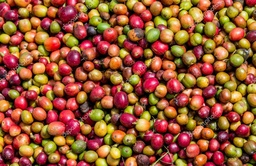
#> input picture Imagen granos de café 1.jpg, 256 x 166 px, shrunk from 1598 x 1038 before the run
$ jupyter execute --allow-errors Agrupamiento_granos_de_cafe.ipynb   (shell and % lines are left out)
#> lines starting #> are read from the running program, lines starting #| are printed output that depends on the picture
<h1>
** AGRUPAMIENTO EN IMÁGENES DE GRANOS DE CAFÉ **
</h1>

<hr>

<h1>
** Descripción del problema: **

Una producción de calidad para el café se asegura cuando los granos seleccionados están en buenas condiciones de maduración, se desea determinar este estado a partir del color, para esto se hace uso de la técnica de aprendizaje no supervisado Kmeans a partir de imágenes.
</h1>

<hr>

<h1>
0. Importar las imágenes desde Google Drive y las librería necesarias de python
</h1>

<hr>

[cell 1]
# montar el Google drive
from google.colab import drive
drive.mount('/content/drive', force_remount=True)

[cell 2]
import numpy as np
import pandas as pd
import matplotlib.pyplot as plt
import cv2 as cv
from sklearn.cluster import KMeans
from sklearn.metrics import pairwise_distances_argmin
from sklearn.utils import shuffle
from time import time

from mpl_toolkits.mplot3d import Axes3D
plt.rcParams['figure.figsize'] = (12, 5)
plt.style.use('ggplot')

<h1>
1. Cargar imágenes y aplicar el preprocesamiento
</h1>

<hr>

[cell 3]
# Cargar las imágenes

original_img = plt.imread(r"Imagen granos de café 1.jpg")
#> original_img is the input picture: shape (166, 256, 3); mean R, G, B 150.2, 86.9, 51.8

plt.grid(False)
plt.imshow(original_img)


# Comprobar que la imágen esté en canal de colores RGB
print('Se muestran las dimensiones de la imagen (ancho, alto, canales): ', original_img.shape)
#| Se muestran las dimensiones de la imagen (ancho, alto, canales):  (166, 256, 3)
print('El canal de color RGB tiene valores entre 0-255 en este caso tenemos mínimo {} y máximo {}'.format(np.min(original_img),np.max(original_img)), '\n\n')
#| El canal de color RGB tiene valores entre 0-255 en este caso tenemos mínimo 0 y máximo 255

Se normaliza la imagen para obtener valores entre 0 y 1, así es más rápido y preciso el entrenamiento no supervisado.

Dado que la imágen tiene dimensiones (ancho, alto, canales) se debe reducir la imágen a las siguientes dimensiones ( ancho*alto, canales) para poder ingresarla al algoritmo de kmeans

[cell 4]
img = np.array(original_img, dtype=np.float64) / 255

w, h, d = original_shape = tuple(img.shape)
#> w = 166; h = 256; d = 3; original_shape = (166, 256, 3)

assert d == 3
image_array = np.reshape(img, (w * h, d))

print(image_array.shape)
#| (42496, 3)

<h1>
2. Encontrar el número de clusters (k) óptimo para este problema
</h1>

<hr>

 - **Curva de Elbow:** Este método utiliza los valores de la inercia obtenidos tras aplicar el K-means a diferente número de Clusters (desde 1 a N Clusters), siendo la inercia la suma de las distancias al cuadrado de cada objeto del Cluster a su centroide:

  Una vez obtenidos los valores de la inercia tras aplicar el K-means de 1 a N Clusters, representamos en una gráfica lineal la inercia respecto del número de Clusters. En esta gráfica se debería de apreciar un cambio brusco en la evolución de la inercia, teniendo la línea representada una forma similar a la de un brazo y su codo. El punto en el que se observa ese cambio brusco en la inercia nos dirá el número óptimo de Clusters a seleccionar para ese data set; o dicho de otra manera: el punto que representaría al codo del brazo será el número óptimo de Clusters para ese data set.

<center> </center>

 - **Estadístico de GAP:**  Corresponde a un método numérico que calcula los valores de kmeans y compara el crecimiento de la pendiente buscando el valor donde este empieza a disminuir, así selecciona el valor de k óptimo.

[cell 5]
t0 = time()

Nc = range(1, 20)

kmeans = [KMeans(n_clusters=i) for i in Nc]
kmeans

score = [kmeans[i].fit(image_array).score(image_array) for i in range(len(kmeans))]
#> score = [-7046.8, -2758.5, -1817.3, -1443.9, -1186.7, -1019.2, -886.8, -806.3, -740.2, -694.7, -651, -609, -577.7, -543, -516.7, -500.9, -472.3, -454.7, -439]
score

plt.plot(Nc,score)
plt.xlabel('Número de Clusters K')
plt.ylabel('Score')
plt.title('Curva de Elbow')
plt.show()
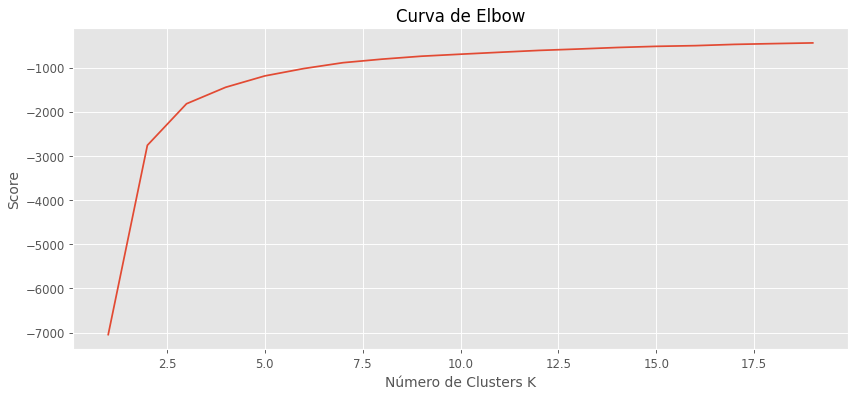
#> figure drawn by matplotlib, 1 panel; curve peaks at x = 19, y = -439

print("\nTiempo de procesamiento curva de Elbow:  %0.3fs." % (time() - t0))

Mediante el estadístico de GAP obtenemos el k

[cell 6]
t0 = time()

data = image_array
nrefs = 1
maxClusters = 10

gaps = np.zeros((len(range(1, maxClusters)),))
resultsdf = pd.DataFrame({'clusterCount': [], 'gap': []})
#> (the rest of this cell did not finish here and is left out)

<h1>
3. Entrenar el modelo con el número de clusters hallado
</h1>

<hr>

Se considera que para este problema es necesario un valor un poco superior a la k hallada por el estadístico de GAP, con k = 10 se obteniene un buen funcionamiento

[cell 7]
k = 10

[cell 8]
t0 = time()

image_array_sample = shuffle(image_array, random_state=0)[:1000]
#> image_array_sample = 1000 rows, first 8: [0.78, 0.471, 0.247], [0.784, 0.745, 0.263], [0.753, 0.635, 0.282], [0.702, 0.557, 0.098], [0.545, 0.0353, 0.129], [0.741, 0.506, 0.31], [0.333, 0.204, 0.0824], [0.518, 0.537, 0.169]
kmeans = KMeans(n_clusters=k, random_state=0).fit(image_array_sample)

print("Tiempo de clusterizacion mediante Kmeans:  %0.3fs." % (time() - t0))

Predicción de los colores en la imágen Kmeans

[cell 9]
t0 = time()

labels = kmeans.predict(image_array)

print("Tiempo de predicción en Kmeans:  %0.3fs." % (time() - t0))

Se eligen k colores aleatorios en la imágen original para comparar la diferencia entre la técnica de clusterización mediante Kmeans y la simple elección de colores sin una técnica específica

[cell 10]
codebook_random = shuffle(image_array, random_state=0)[:k]
#> codebook_random = [[0.78, 0.471, 0.247], [0.784, 0.745, 0.263], [0.753, 0.635, 0.282], [0.702, 0.557, 0.098], [0.545, 0.0353, 0.129], [0.741, 0.506, 0.31], [0.333, 0.204, 0.0824], [0.518, 0.537, 0.169], [0.561, 0.271, 0.133], [0.561, 0.184, 0.137]]

t0 = time()
labels_random = pairwise_distances_argmin(codebook_random, image_array, axis=0)

print("Tiempo de clusterización con selección aleatoria:  %0.3fs." % (time() - t0))

Se debe reconstruir la imágen en el formato RGB para visualizarla

[cell 11]
def recreate_image(codebook, labels, w, h):
    """Recreate the (compressed) image from the code book & labels"""
#> called with codebook = array of shape (10, 3), labels = array of shape (42496,), w = 166, h = 256
    d = codebook.shape[1]
    image = np.zeros((w, h, d))
    label_idx = 0
    for i in range(w):
        for j in range(h):
            image[i][j] = codebook[labels[label_idx]]
            label_idx += 1
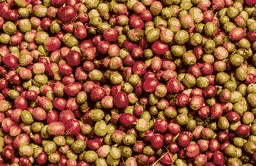
#> image: shape (166, 256, 3) float64; mean of channels 0, 1, 2 0.584, 0.341, 0.202; drawn as R, G, B
#> after the loop, label_idx = 42496
    return image

Visualización de las imágenes

[cell 12]
kmeans_img = recreate_image(kmeans.cluster_centers_, labels, w, h)
random_img = recreate_image(codebook_random, labels_random, w, h)
#> call 2 of recreate_image, with codebook = array of shape (10, 3), labels = array of shape (42496,), w = 166, h = 256
#> after the loop in recreate_image (call 2), `for i in range(w):`:
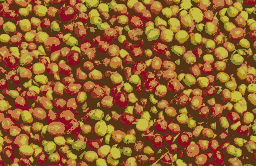
#> image: shape (166, 256, 3) float64; mean of channels 0, 1, 2 0.578, 0.378, 0.172; drawn as R, G, B


fig, (ax1, ax2, ax3) = plt.subplots(nrows=1, ncols=3, figsize=(15, 10))


ax1.set_title('Imágen original')
ax1.imshow(original_img)
ax1.grid(False)

ax2.set_title('Imágen de {} clusters K-Means'.format(k))
ax2.imshow(kmeans_img)
ax2.grid(False)

ax3.set_title('Imágen de {} clusters aleatorios'.format(k))
ax3.imshow(random_img)
ax3.grid(False)
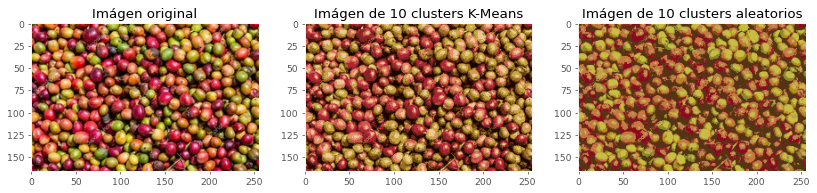
#> figure drawn by matplotlib, 3 panels

<h1>
4. Análisis gráfico de la predicción
</h1>

<hr>

Dado que las imágenes tienen una gran cantidad de pixeles, entonces los gráficos de dispersión se saturan de puntos , así entonces se puede coger una muestra de pixeles (por ejemplo de 1000, 2000 o así ) ingresada por el usuario para sea visualmente más interpretable.

[cell 13]
def rgb_to_hex(rgb):
  return '#%02x%02x%02x' % (int(rgb[0]),int(rgb[1]), int(rgb[2]))

# 3D

[cell 14]
pxls = int(input('Cuantos pixeles desea graficar (máximo {}): '.format(image_array.shape[0])))
#> the answer given: 3
#> pxls = 3
print('\n\n')
#pxls = 3000

C = kmeans.cluster_centers_
#> C = [[0.906, 0.547, 0.404], [0.502, 0.14, 0.138], [0.593, 0.434, 0.15], [0.933, 0.785, 0.595], [0.102, 0.0224, 0.00442], [0.793, 0.357, 0.313], [0.274, 0.0929, 0.0296], [0.403, 0.277, 0.0652], [0.776, 0.653, 0.248], [0.701, 0.138, 0.211]]
color=[]
for col in C:
  color.append(rgb_to_hex(col*255))
#> this loop made 10 passes
#> after the loop, color = ['#e68b66', '#7f2323', '#976e26', '#edc897', '#1a0501', '#ca5a4f', '#451707', '#664610', '#c5a63f', '#b22335']
print(color)
#| ['#e68b66', '#7f2323', '#976e26', '#edc897', '#1a0501', '#ca5a4f', '#451707', '#664610', '#c5a63f', '#b22335']

X = image_array[:pxls,:]
#> X = [[0.467, 0.522, 0.0784], [0.58, 0.62, 0.176], [0.608, 0.624, 0.18]]


lbls = kmeans.predict(X)
#> lbls = [2, 2, 8]


asignar=[]
colores = color[:k]
#> colores has the same summary as color
for row in lbls:
    asignar.append(colores[row])
#> this loop made 3 passes
#> row on passes 1, 3: 2, 8
#> after the loop, asignar = ['#976e26', '#976e26', '#c5a63f']


fig = plt.figure()
ax = Axes3D(fig)
ax.scatter(X[:pxls, 0], X[:pxls, 1], X[:pxls, 2], c=asignar, s=5)
#> (the rest of this cell did not finish here and is left out)

# 2D

[cell 15]
plt.scatter(X[:,0], X[:,1], c=asignar, s=5)
plt.scatter(C[:, 0], C[:, 1], marker='*', c=colores, s=1000)
plt.show()
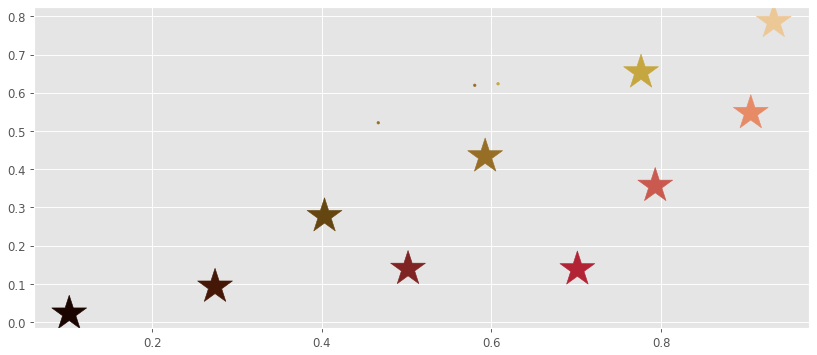
#> figure drawn by matplotlib, 1 panel

[cell 16]
plt.scatter(X[:,0], X[:,2], c=asignar, s=5)
plt.scatter(C[:, 0], C[:, 2], marker='*', c=colores, s=1000)
plt.show()
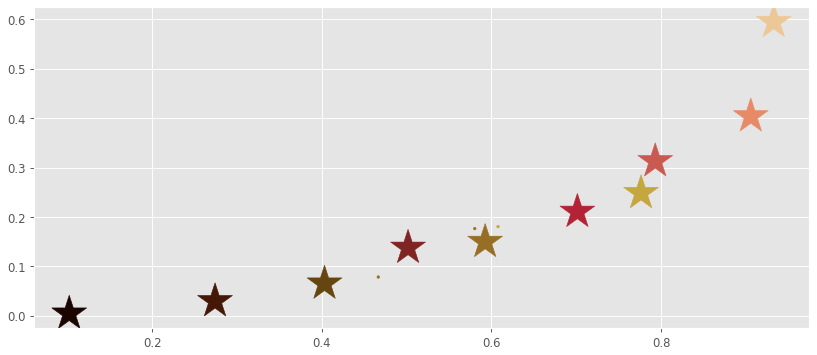
#> figure drawn by matplotlib, 1 panel

[cell 17]
plt.scatter(X[:,1], X[:,2], c=asignar, s=5)
plt.scatter(C[:, 1], C[:, 2], marker='*', c=colores, s=1000)
plt.show()
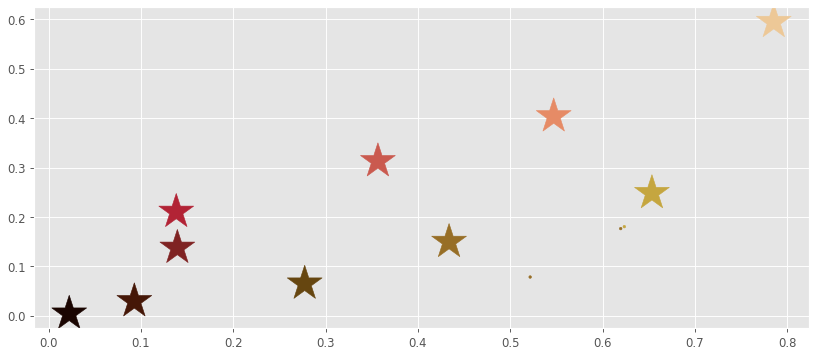
#> figure drawn by matplotlib, 1 panel

# Cluster predominante en la imagen

[cell 18]
def predicciones(prediction):

  pred = np.array(prediction, dtype=np.float64) / 255

  w, h, d = original_shape = tuple(pred.shape)
#> w = 166; h = 256; d = 3; original_shape = (166, 256, 3)

  assert d == 3
  pred_array = np.reshape(pred, (w * h, d))


  new_labels = kmeans.predict(pred_array)

  porcentajes = [];

  for i in range(k):
    porcentajes.append(0)

  pixeles = len(new_labels)
#> pixeles = 42496

  for cluster in new_labels:
    porcentajes[cluster] += 1
#> this loop made 42496 passes
#> after the loop, porcentajes = [3891, 4193, 5339, 3262, 3910, 4323, 5708, 3757, 5036, 3077]

  for i in range(0,len(porcentajes)):
    porcentajes[i] /= pixeles
#> this loop made 10 passes
#> after the loop, porcentajes = [0.0916, 0.0987, 0.126, 0.0768, 0.092, 0.102, 0.134, 0.0884, 0.119, 0.0724]


  return print('La imágen se ubica en el cluster: ', porcentajes.index(max(porcentajes)))
#| La imágen se ubica en el cluster:  6


porcentaje_predominante = predicciones(plt.imread(r"Imagen granos de café 1.jpg"))

# Realizar predicciones a partir de otras imágenes de granos de café

[cell 19]
# Granos verdes

#prediction = predicciones(plt.imread(r"verde.jpg"))
#prediction = predicciones(plt.imread(r"verde_claro.jpg"))

# Granos Maduros
prediction = predicciones(plt.imread(r"negro.jpg"))
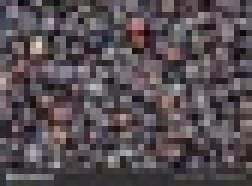
#> input picture negro.jpg, 42 x 31 px, shrunk from 264 x 191 before the run (shown 6 times larger)
#> in predicciones (call 2), `pred_array = np.reshape(pred, (w * h, d))`: pred_array = 1302 rows, first 8: [0.349, 0.341, 0.361], [0.278, 0.259, 0.286], [0.392, 0.361, 0.404], [0.0745, 0.0353, 0.0784], [0.137, 0.11, 0.141], [0.376, 0.353, 0.369], [0.561, 0.545, 0.549], [0.169, 0.165, 0.157]
#> the loop in predicciones (call 2), `for cluster in new_labels:` made 1302 passes
#> cluster on passes 1, 2, 6: 7, 7, 7
#> the loop in predicciones (call 2), `for i in range(0,len(porcentajes)):` made 10 passes
#| La imágen se ubica en el cluster:  7
#prediction = predicciones(plt.imread(r"rojo.jpg"))
